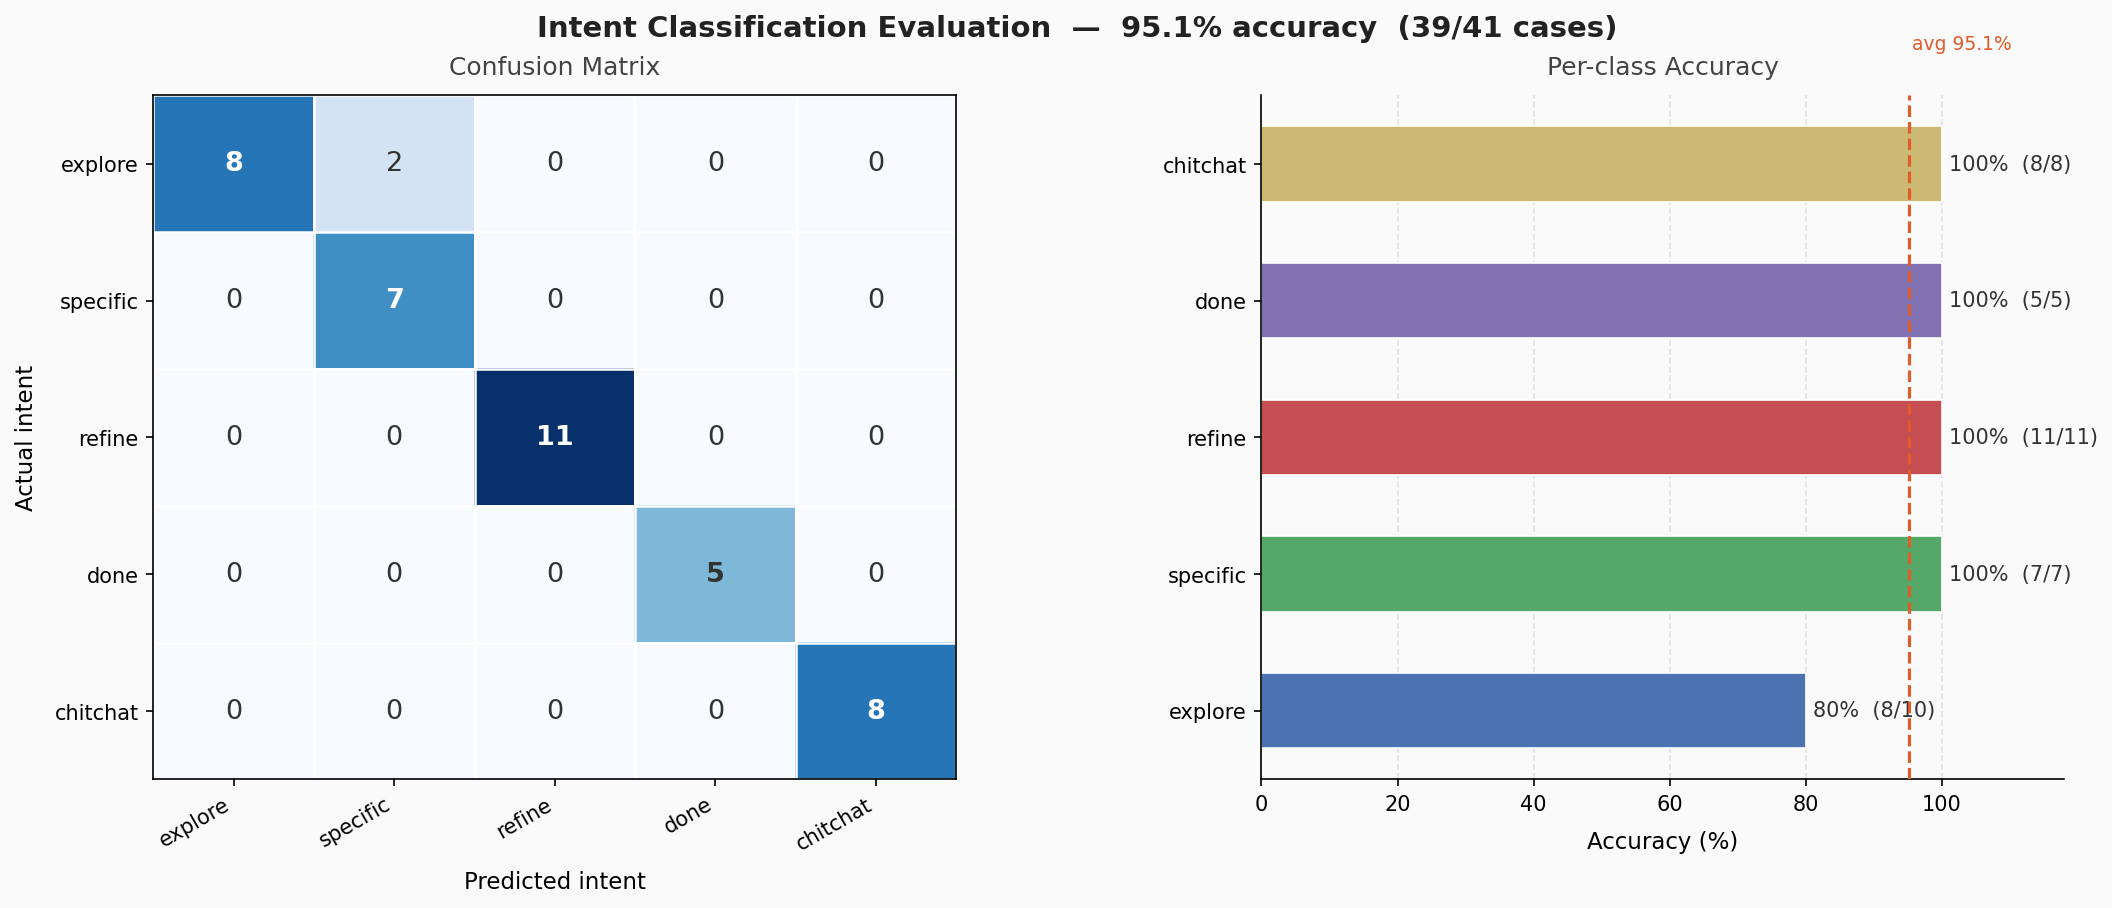

Generate this figure with Python:
#!/usr/bin/env python3
"""
eval/intent_eval.py

Evaluates intent classification accuracy of intent_and_extract_node
against a hand-labelled golden dataset.

Usage:
    python eval/intent_eval.py
    python eval/intent_eval.py --verbose          # print all cases, not just failures
    python eval/intent_eval.py --threshold 85     # custom pass threshold (default 80%)
    python eval/intent_eval.py --plot             # save PNG chart to eval/intent_eval.png
    python eval/intent_eval.py --plot --no-llm    # plot from hardcoded last-run results (no API calls)
"""

import sys
import os
import argparse
from collections import defaultdict

sys.path.insert(0, os.path.dirname(os.path.dirname(os.path.abspath(__file__))))

from state import initial_state
from nodes import intent_and_extract_node

# ── Golden dataset ─────────────────────────────────────────────────────────────
# Fields:
#   id                   : unique identifier for the test case
#   utterance            : the raw user message to classify
#   expected_intent      : explore | specific | refine | done | chitchat
#   category             : session category at the time of the utterance (None = cold start)
#   active_filters       : filters already set in the session (default: {})
#   history              : list of {"role": ..., "content": ...} prior turns (default: [])
#   last_asked_attribute : what the assistant last asked about (for skip detection)
#   note                 : why this case is interesting (not used in eval logic)

GOLDEN_DATASET = [

    # ── EXPLORE ───────────────────────────────────────────────────────────────
    {
        "id": "explore_001",
        "utterance": "I'm looking for a new smartphone",
        "expected_intent": "explore",
        "category": None,
        "note": "cold start, plain browse intent",
    },
    {
        "id": "explore_002",
        "utterance": "Help me find some headphones",
        "expected_intent": "explore",
        "category": None,
        "note": "cold start, headphones category",
    },
    {
        "id": "explore_003",
        "utterance": "Show me Android phones under $400",
        "expected_intent": "explore",
        "category": None,
        "note": "cold start with implicit filters — borderline with specific",
    },
    {
        "id": "explore_004",
        "utterance": "I want wireless headphones",
        "expected_intent": "explore",
        "category": None,
        "note": "cold start with a type preference",
    },
    {
        "id": "explore_005",
        "utterance": "I need a phone with good battery life",
        "expected_intent": "explore",
        "category": None,
        "note": "cold start, vague feature preference — borderline with specific",
    },
    {
        "id": "explore_006",
        "utterance": "What smartphones do you have?",
        "expected_intent": "explore",
        "category": None,
        "note": "open-ended browse question",
    },
    {
        "id": "explore_007",
        "utterance": "Find me something mid-range",
        "expected_intent": "explore",
        "category": "smartphone",
        "active_filters": {},
        "note": "mid-session, vague price direction without constraining",
    },
    {
        "id": "explore_008",
        "utterance": "I'm interested in noise-cancelling headphones",
        "expected_intent": "explore",
        "category": None,
        "note": "cold start with a feature, still browsing",
    },
    {
        "id": "explore_009",
        "utterance": "Any operating system is fine with me",
        "expected_intent": "explore",
        "category": "smartphone",
        "last_asked_attribute": "os",
        "note": "skip signal — user not constraining OS, should not be chitchat",
    },
    {
        "id": "explore_010",
        "utterance": "I don't know, I just want something good",
        "expected_intent": "explore",
        "category": "smartphone",
        "active_filters": {},
        "note": "uncertainty with a positive direction",
    },

    # ── SPECIFIC ──────────────────────────────────────────────────────────────
    {
        "id": "specific_001",
        "utterance": "I want the Samsung Galaxy S24 Ultra",
        "expected_intent": "specific",
        "category": None,
        "note": "exact brand + model, cold start",
    },
    {
        "id": "specific_002",
        "utterance": "Show me the iPhone 15 Pro Max",
        "expected_intent": "specific",
        "category": None,
        "note": "exact Apple model",
    },
    {
        "id": "specific_003",
        "utterance": "I need the Sony WH-1000XM5",
        "expected_intent": "specific",
        "category": None,
        "note": "exact headphone model number",
    },
    {
        "id": "specific_004",
        "utterance": "Do you have the Bose QuietComfort 45?",
        "expected_intent": "specific",
        "category": None,
        "note": "question form with exact model",
    },
    {
        "id": "specific_005",
        "utterance": "I'm looking for a OnePlus 12",
        "expected_intent": "specific",
        "category": None,
        "note": "exact model, less common brand",
    },
    {
        "id": "specific_006",
        "utterance": "Get me the Apple AirPods Pro",
        "expected_intent": "specific",
        "category": None,
        "note": "accessory with exact model name",
    },
    {
        "id": "specific_007",
        "utterance": "I want the most expensive Samsung phone you have",
        "expected_intent": "specific",
        "category": None,
        "note": "brand-constrained + superlative — still a specific ask",
    },

    # ── REFINE ────────────────────────────────────────────────────────────────
    {
        "id": "refine_001",
        "utterance": "Show me cheaper options",
        "expected_intent": "refine",
        "category": "smartphone",
        "active_filters": {"os": "android", "price_usd_max": 800},
        "note": "classic tighten-price critique",
    },
    {
        "id": "refine_002",
        "utterance": "I want something with better battery life",
        "expected_intent": "refine",
        "category": "smartphone",
        "active_filters": {"os": "android"},
        "note": "add a spec constraint mid-session",
    },
    {
        "id": "refine_003",
        "utterance": "No Samsung please",
        "expected_intent": "refine",
        "category": "smartphone",
        "active_filters": {"os": "android", "price_usd_max": 500},
        "note": "negation-based brand exclusion",
    },
    {
        "id": "refine_004",
        "utterance": "Make it under $400",
        "expected_intent": "refine",
        "category": "smartphone",
        "active_filters": {"os": "android"},
        "note": "price ceiling tightened mid-session",
    },
    {
        "id": "refine_005",
        "utterance": "I'd prefer wireless actually",
        "expected_intent": "refine",
        "category": "headphones",
        "active_filters": {"form_factor": "Over-Ear"},
        "note": "type preference update mid-session",
    },
    {
        "id": "refine_006",
        "utterance": "Can you show me something with more RAM?",
        "expected_intent": "refine",
        "category": "smartphone",
        "active_filters": {"os": "android", "ram_capacity": 4},
        "note": "increase a spec floor already set",
    },
    {
        "id": "refine_007",
        "utterance": "Actually I want noise cancellation too",
        "expected_intent": "refine",
        "category": "headphones",
        "active_filters": {"type": "Wireless"},
        "note": "add a feature requirement mid-session",
    },
    {
        "id": "refine_008",
        "utterance": "These are too expensive, show me something cheaper",
        "expected_intent": "refine",
        "category": "smartphone",
        "active_filters": {"os": "ios", "price_usd_max": 1000},
        "note": "explicit complaint + direction",
    },
    {
        "id": "refine_009",
        "utterance": "I want a bigger screen",
        "expected_intent": "refine",
        "category": "smartphone",
        "active_filters": {"os": "android"},
        "note": "add display size constraint",
    },
    {
        "id": "refine_010",
        "utterance": "Show me something cheaper but with a better camera",
        "expected_intent": "refine",
        "category": "smartphone",
        "active_filters": {"os": "android", "price_usd_max": 700},
        "note": "multi-attribute trade-off — harder case",
    },
    {
        "id": "refine_011",
        "utterance": "I changed my mind, I want iOS instead",
        "expected_intent": "refine",
        "category": "smartphone",
        "active_filters": {"os": "android"},
        "note": "flip an already-set filter",
    },

    # ── DONE ──────────────────────────────────────────────────────────────────
    {
        "id": "done_001",
        "utterance": "Thanks, I'll take it!",
        "expected_intent": "done",
        "category": "smartphone",
        "active_filters": {"os": "android"},
        "note": "clear purchase decision",
    },
    {
        "id": "done_002",
        "utterance": "Perfect, I'll go with the first option",
        "expected_intent": "done",
        "category": "smartphone",
        "active_filters": {"os": "android"},
        "note": "explicit selection from list",
    },
    {
        "id": "done_003",
        "utterance": "That's exactly what I needed, thanks",
        "expected_intent": "done",
        "category": "headphones",
        "active_filters": {"type": "Wireless", "noise_cancellation": True},
        "note": "satisfaction signal mid-session",
    },
    {
        "id": "done_004",
        "utterance": "I'm done looking, thanks",
        "expected_intent": "done",
        "category": "smartphone",
        "active_filters": {},
        "note": "explicit done signal",
    },
    {
        "id": "done_005",
        "utterance": "Great, that's all I needed. Goodbye!",
        "expected_intent": "done",
        "category": "headphones",
        "active_filters": {},
        "note": "farewell + satisfaction",
    },

    # ── CHITCHAT ──────────────────────────────────────────────────────────────
    {
        "id": "chitchat_001",
        "utterance": "Hi there!",
        "expected_intent": "chitchat",
        "category": None,
        "note": "greeting at cold start",
    },
    {
        "id": "chitchat_002",
        "utterance": "Good morning!",
        "expected_intent": "chitchat",
        "category": None,
        "note": "time-based greeting",
    },
    {
        "id": "chitchat_003",
        "utterance": "What's the weather like today?",
        "expected_intent": "chitchat",
        "category": None,
        "note": "clearly off-topic question",
    },
    {
        "id": "chitchat_004",
        "utterance": "You're really helpful, thank you!",
        "expected_intent": "chitchat",
        "category": "smartphone",
        "active_filters": {"os": "android"},
        "note": "mid-session compliment, not a product signal",
    },
    {
        "id": "chitchat_005",
        "utterance": "Tell me a joke",
        "expected_intent": "chitchat",
        "category": None,
        "note": "off-topic request",
    },
    {
        "id": "chitchat_006",
        "utterance": "How are you doing?",
        "expected_intent": "chitchat",
        "category": None,
        "note": "social small talk",
    },
    {
        "id": "chitchat_007",
        "utterance": "Hmm, interesting",
        "expected_intent": "chitchat",
        "category": "smartphone",
        "active_filters": {"os": "android"},
        "note": "vague filler, no product intent",
    },
    {
        "id": "chitchat_008",
        "utterance": "What can you help me with?",
        "expected_intent": "chitchat",
        "category": None,
        "note": "meta question about system scope",
    },
]

INTENTS = ["explore", "specific", "refine", "done", "chitchat"]

# Palette: one colour per intent (used in both the bar chart and confusion matrix diagonal)
INTENT_COLORS = {
    "explore":  "#4C72B0",
    "specific": "#55A868",
    "refine":   "#C44E52",
    "done":     "#8172B2",
    "chitchat": "#CCB974",
}


# ── Eval runner ────────────────────────────────────────────────────────────────

def _build_state(case: dict):
    state = initial_state()
    state["user_input"] = case["utterance"]
    state["category"] = case.get("category")
    state["active_filters"] = case.get("active_filters", {})
    state["messages"] = case.get("history", [])
    state["last_asked_attribute"] = case.get("last_asked_attribute")
    return state


def run_eval(verbose: bool = False) -> dict:
    """Run all cases and return a structured results dict."""
    per_class: dict = defaultdict(lambda: {"correct": 0, "total": 0, "failures": []})
    confusion: dict = defaultdict(lambda: defaultdict(int))  # confusion[actual][predicted]
    results = []

    print(f"Running {len(GOLDEN_DATASET)} cases...\n")

    for case in GOLDEN_DATASET:
        state = _build_state(case)
        try:
            output = intent_and_extract_node(state)
            predicted = output.get("intent", "MISSING")
        except Exception as exc:
            predicted = f"ERROR: {exc}"

        expected = case["expected_intent"]
        correct = predicted == expected

        per_class[expected]["total"] += 1
        confusion[expected][predicted] += 1
        if correct:
            per_class[expected]["correct"] += 1
        else:
            per_class[expected]["failures"].append(case | {"predicted": predicted})

        results.append(case | {"predicted": predicted, "correct": correct})

        if verbose or not correct:
            mark = "OK" if correct else "FAIL"
            snippet = case["utterance"][:65]
            print(f"  {mark:<4} [{case['id']}] \"{snippet}\"")
            if not correct:
                print(f"        expected={expected!r:<12} got={predicted!r}")

    # ── Summary table ──────────────────────────────────────────────────────────
    total = len(GOLDEN_DATASET)
    n_correct = sum(1 for r in results if r["correct"])
    accuracy = n_correct / total * 100

    print("\n" + "=" * 55)
    print(f"  OVERALL ACCURACY:  {n_correct}/{total}  =  {accuracy:.1f}%")
    print("=" * 55)
    print(f"\n  {'Intent':<12} {'Correct':>8} {'Total':>7} {'Acc':>8}")
    print("  " + "-" * 37)
    for intent in INTENTS:
        s = per_class[intent]
        c, t = s["correct"], s["total"]
        acc_str = f"{c / t * 100:.0f}%" if t else "n/a"
        print(f"  {intent:<12} {c:>8} {t:>7} {acc_str:>8}")

    # ── Failures ───────────────────────────────────────────────────────────────
    failures = [r for r in results if not r["correct"]]
    print(f"\n  FAILURES ({len(failures)}):")
    if not failures:
        print("  (none)")
    else:
        for f in failures:
            snippet = f["utterance"][:70]
            print(f"  [{f['id']}] \"{snippet}\"")
            print(f"       expected={f['expected_intent']!r:<12}  got={f['predicted']!r}")
            if f.get("note"):
                print(f"       note: {f['note']}")

    return {
        "accuracy": accuracy,
        "n_correct": n_correct,
        "total": total,
        "results": results,
        "per_class": {k: dict(v) for k, v in per_class.items()},
        "confusion": {k: dict(v) for k, v in confusion.items()},
    }


# ── Plot ───────────────────────────────────────────────────────────────────────

def plot_results(data: dict, out_path: str = "eval/intent_eval.png") -> None:
    import matplotlib.pyplot as plt
    import matplotlib.patches as mpatches
    import numpy as np

    accuracy   = data["accuracy"]
    n_correct  = data["n_correct"]
    total      = data["total"]
    per_class  = data["per_class"]
    confusion  = data["confusion"]

    # Build confusion matrix as a 2-D numpy array (rows=actual, cols=predicted)
    n = len(INTENTS)
    cm = np.zeros((n, n), dtype=int)
    for r, actual in enumerate(INTENTS):
        for c, predicted in enumerate(INTENTS):
            cm[r, c] = confusion.get(actual, {}).get(predicted, 0)

    # ── Figure layout ──────────────────────────────────────────────────────────
    fig = plt.figure(figsize=(14, 6))
    fig.patch.set_facecolor("#FAFAFA")

    # Title band
    fig.text(
        0.5, 0.97,
        f"Intent Classification Evaluation  —  {accuracy:.1f}% accuracy  ({n_correct}/{total} cases)",
        ha="center", va="top",
        fontsize=14, fontweight="bold", color="#222222",
    )

    gs = fig.add_gridspec(1, 2, left=0.06, right=0.97, bottom=0.12, top=0.88,
                          wspace=0.38, width_ratios=[1, 1])

    # ── Left panel: confusion matrix ───────────────────────────────────────────
    ax_cm = fig.add_subplot(gs[0])
    ax_cm.set_facecolor("#FAFAFA")

    vmax = cm.max() if cm.max() > 0 else 1
    im = ax_cm.imshow(cm, cmap="Blues", vmin=0, vmax=vmax, aspect="auto")

    # Cell annotations
    for r in range(n):
        for c in range(n):
            val = cm[r, c]
            text_color = "white" if val > vmax * 0.55 else "#333333"
            weight = "bold" if r == c else "normal"
            ax_cm.text(c, r, str(val), ha="center", va="center",
                       fontsize=13, color=text_color, fontweight=weight)

    ax_cm.set_xticks(range(n))
    ax_cm.set_yticks(range(n))
    ax_cm.set_xticklabels(INTENTS, fontsize=10, rotation=30, ha="right")
    ax_cm.set_yticklabels(INTENTS, fontsize=10)
    ax_cm.set_xlabel("Predicted intent", fontsize=11, labelpad=8)
    ax_cm.set_ylabel("Actual intent", fontsize=11, labelpad=8)
    ax_cm.set_title("Confusion Matrix", fontsize=12, pad=10, color="#444444")

    # Thin grid lines between cells
    for i in range(n + 1):
        ax_cm.axhline(i - 0.5, color="white", linewidth=1.2)
        ax_cm.axvline(i - 0.5, color="white", linewidth=1.2)
    ax_cm.set_xlim(-0.5, n - 0.5)
    ax_cm.set_ylim(n - 0.5, -0.5)

    # ── Right panel: per-class accuracy bars ───────────────────────────────────
    ax_bar = fig.add_subplot(gs[1])
    ax_bar.set_facecolor("#FAFAFA")

    class_acc = []
    class_counts = []
    for intent in INTENTS:
        s = per_class.get(intent, {"correct": 0, "total": 0})
        c, t = s["correct"], s["total"]
        class_acc.append(c / t * 100 if t else 0)
        class_counts.append((c, t))

    y_pos = np.arange(len(INTENTS))
    bar_colors = [INTENT_COLORS[i] for i in INTENTS]

    bars = ax_bar.barh(y_pos, class_acc, color=bar_colors,
                       height=0.55, edgecolor="white", linewidth=0.8)

    # Value labels on bars
    for bar, acc, (c, t) in zip(bars, class_acc, class_counts):
        x = bar.get_width()
        label = f"{acc:.0f}%  ({c}/{t})"
        ax_bar.text(
            min(x + 1, 101), bar.get_y() + bar.get_height() / 2,
            label, va="center", fontsize=10, color="#333333",
        )

    # Overall accuracy reference line
    ax_bar.axvline(accuracy, color="#E05C2A", linewidth=1.5,
                   linestyle="--", zorder=5)
    ax_bar.text(accuracy + 0.5, len(INTENTS) - 0.05,
                f"avg {accuracy:.1f}%", color="#E05C2A",
                fontsize=9, va="top")

    ax_bar.set_yticks(y_pos)
    ax_bar.set_yticklabels(INTENTS, fontsize=10)
    ax_bar.set_xlabel("Accuracy (%)", fontsize=11, labelpad=8)
    ax_bar.set_xlim(0, 118)
    ax_bar.set_title("Per-class Accuracy", fontsize=12, pad=10, color="#444444")
    ax_bar.spines[["top", "right"]].set_visible(False)
    ax_bar.xaxis.grid(True, linestyle="--", alpha=0.4, color="#BBBBBB")
    ax_bar.set_axisbelow(True)

    plt.savefig(out_path, dpi=150, bbox_inches="tight", facecolor=fig.get_facecolor())
    plt.close(fig)
    print(f"\n  Chart saved to: {out_path}")


# ── Entrypoint ─────────────────────────────────────────────────────────────────

if __name__ == "__main__":
    parser = argparse.ArgumentParser(description="Intent classification evaluation")
    parser.add_argument("--verbose", action="store_true",
                        help="Print all cases, not just failures")
    parser.add_argument("--threshold", type=float, default=80.0,
                        help="Minimum accuracy %% to exit 0 (default: 80)")
    parser.add_argument("--plot", action="store_true",
                        help="Save a PNG chart of the results")
    parser.add_argument("--output", default="eval/intent_eval.png",
                        help="Output path for the chart (default: eval/intent_eval.png)")
    args = parser.parse_args()

    data = run_eval(verbose=args.verbose)

    if args.plot:
        plot_results(data, out_path=args.output)

    print()
    if data["accuracy"] >= args.threshold:
        print(f"  PASS  {data['accuracy']:.1f}% >= {args.threshold}% threshold")
        sys.exit(0)
    else:
        print(f"  FAIL  {data['accuracy']:.1f}% < {args.threshold}% threshold")
        sys.exit(1)
